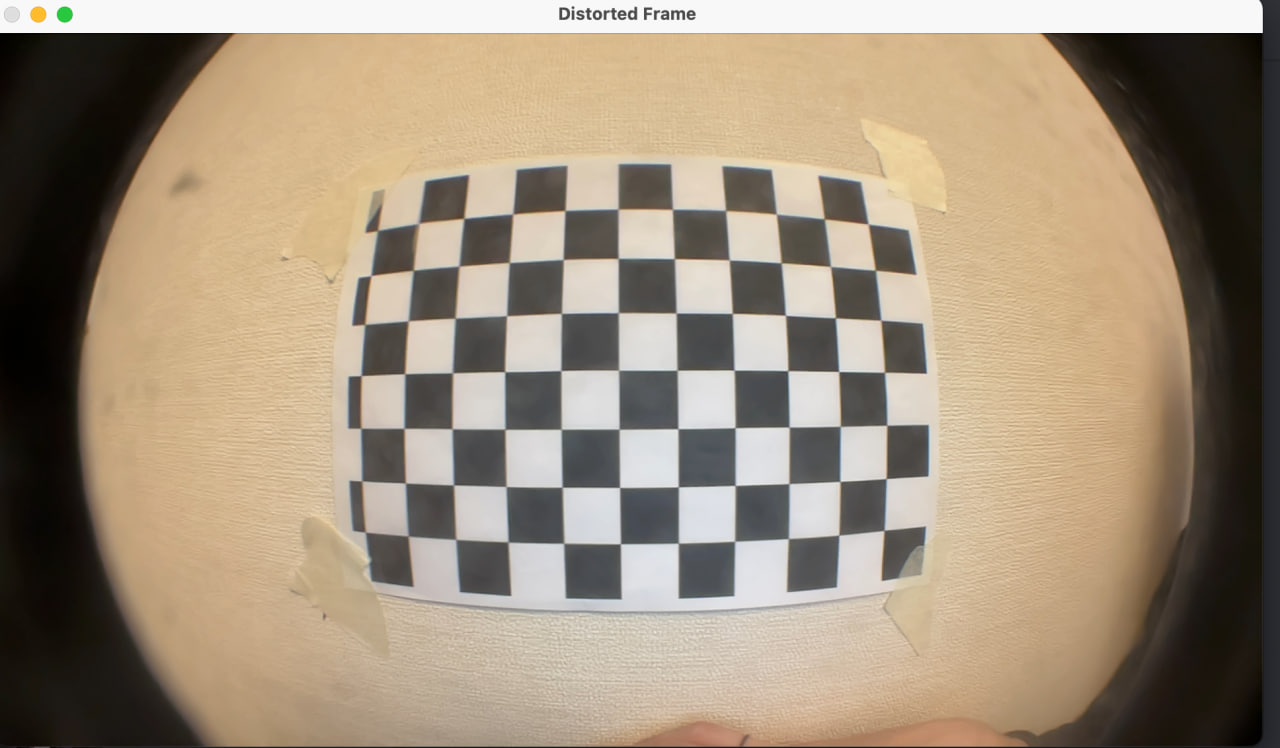
#> input picture Pictures/chess_table_1.jpg, 1280 x 748 px, found by its file name
$ python test1.py
#> lines starting #> are read from the running program, lines starting #| are printed output that depends on the picture
import cv2
import numpy as np

# Загрузка изображения
img = cv2.imread('/Pictures/chess_table_1.jpg')
#> img is the input picture: shape (748, 1280, 3); mean B, G, R 122.4, 142.7, 158.3

# Определение размеров изображения
height, width = img.shape[:2]
#> height = 748; width = 1280


focal_length = 1000
# Расчет координат центра
center_x = width / 2
#> center_x = 640
center_y = height / 2
#> center_y = 374

# Параметры камеры, полученные в результате калибровки
camera_matrix = np.array([[focal_length, 0, center_x],
                          [0, focal_length, center_y],
                          [0, 0, 1]])


k1, k2 = -0.5, -0.13
p1 = p2 = 0
k3 = 0
dist_coeffs = np.array([k1, k2, p1, p2, k3])  # коэффициенты дисторсии

# Коррекция дисторсии
undistorted_img = cv2.undistort(img, camera_matrix, dist_coeffs)
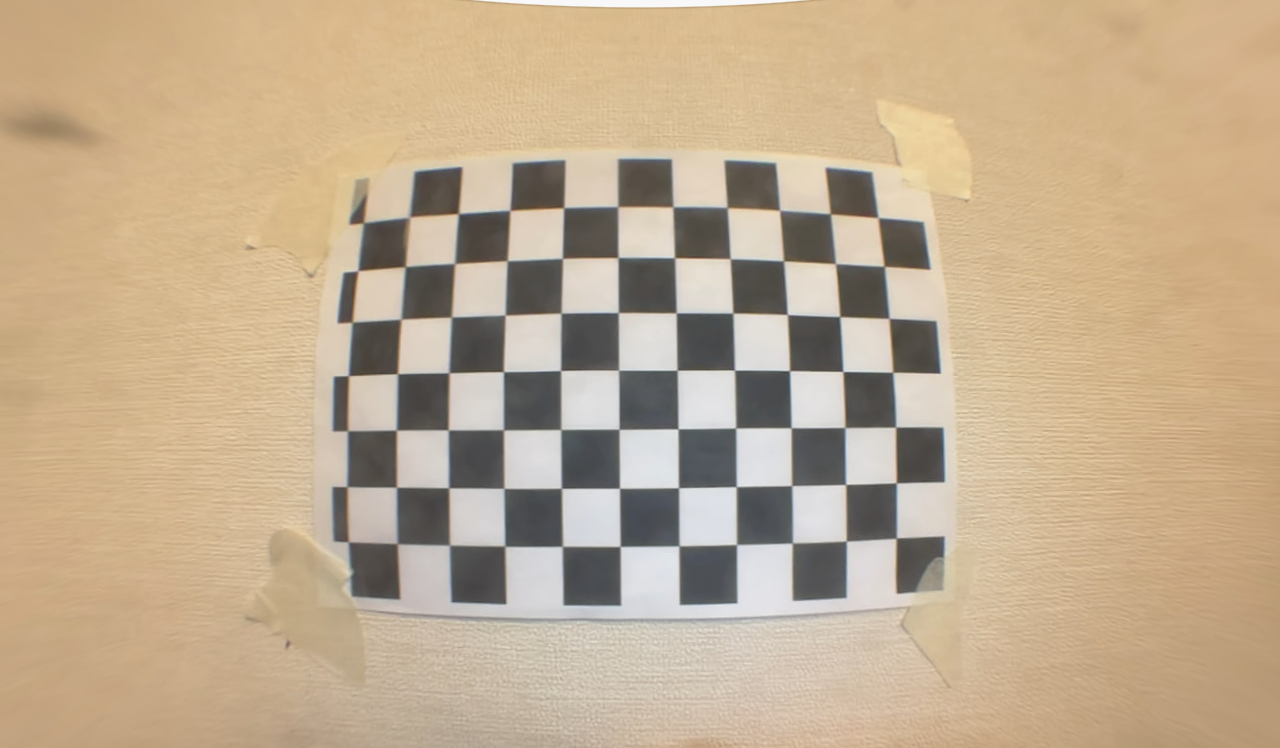
#> undistorted_img: shape (748, 1280, 3); mean B, G, R 144.2, 172, 192.9

# Отображение результата
cv2.imshow('Undistorted Image', undistorted_img)
cv2.waitKey(0)
cv2.destroyAllWindows()

$ run again, with Pictures/chess_table_2.jpg copied over Pictures/chess_table_1.jpg
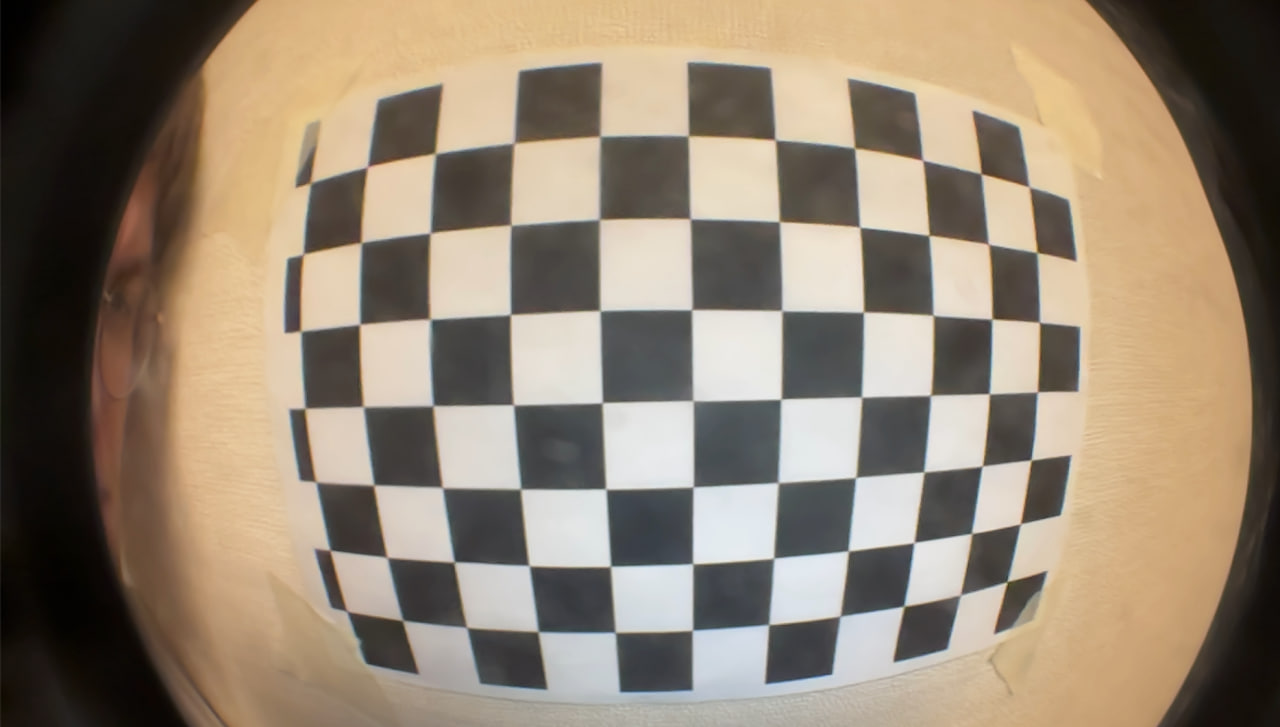
#> input picture Pictures/chess_table_2.jpg, 1280 x 727 px, found by its file name
#> img is the input picture: shape (727, 1280, 3); mean B, G, R 114.1, 132.4, 147.2
#> `undistorted_img = cv2.undistort(img, camera_matrix, dist_coeffs)`:
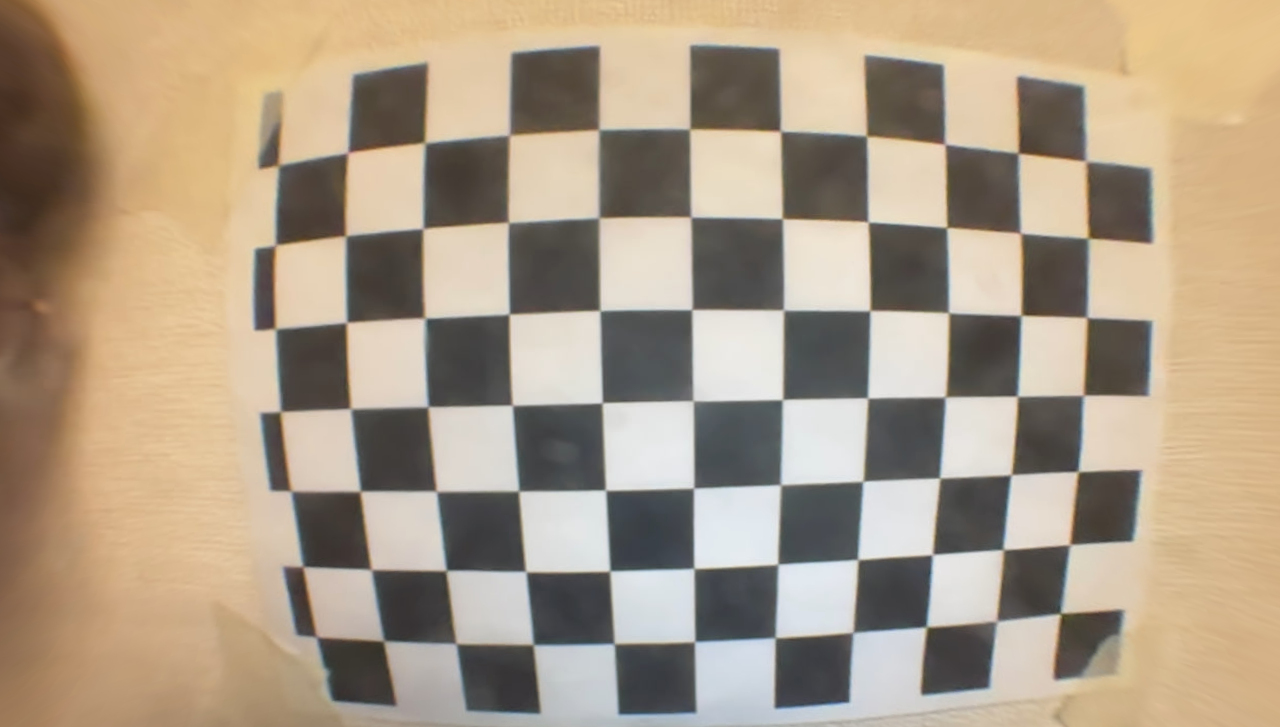
#> undistorted_img: shape (727, 1280, 3); mean B, G, R 134.5, 155.3, 171.6

$ run again, with Pictures/distorsed_table.jpg copied over Pictures/chess_table_1.jpg
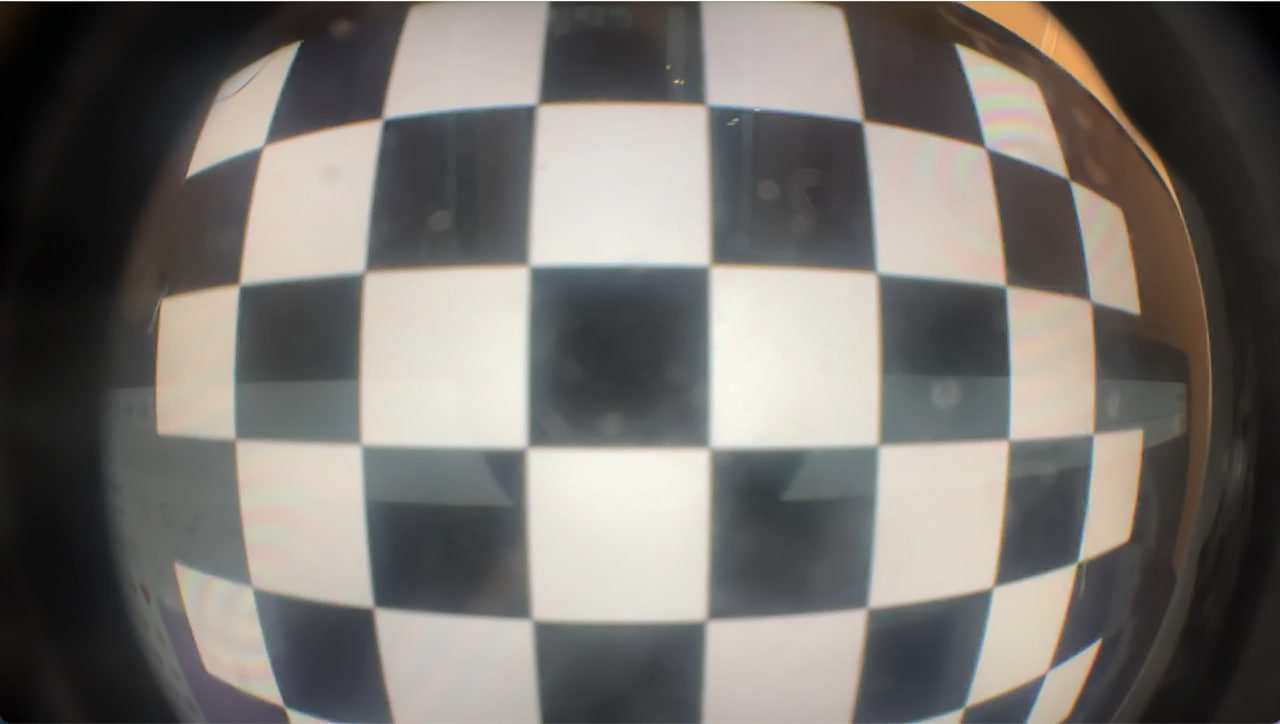
#> input picture Pictures/distorsed_table.jpg, 1280 x 724 px, found by its file name
#> img is the input picture: shape (724, 1280, 3); mean B, G, R 110.5, 114.8, 118.6
#> `undistorted_img = cv2.undistort(img, camera_matrix, dist_coeffs)`:
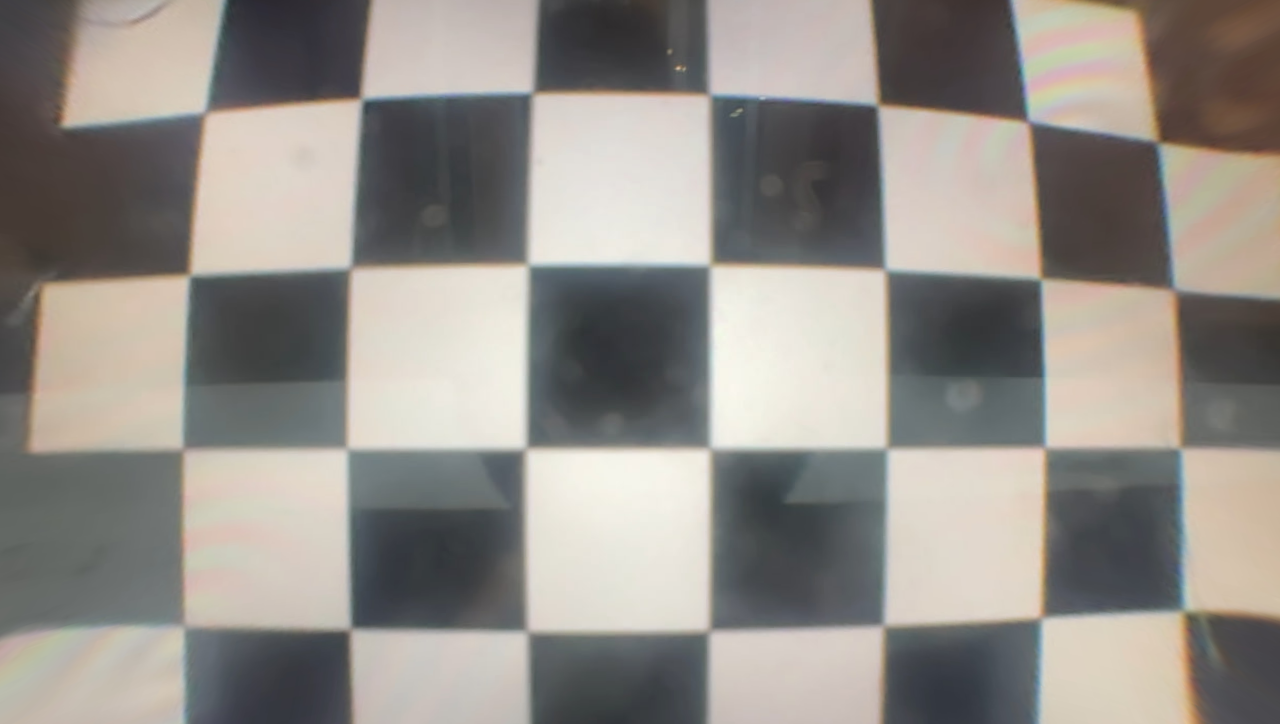
#> undistorted_img: shape (724, 1280, 3); mean B, G, R 136.8, 142.4, 147

$ run again, with Pictures/line_pattern_01.jpg copied over Pictures/chess_table_1.jpg
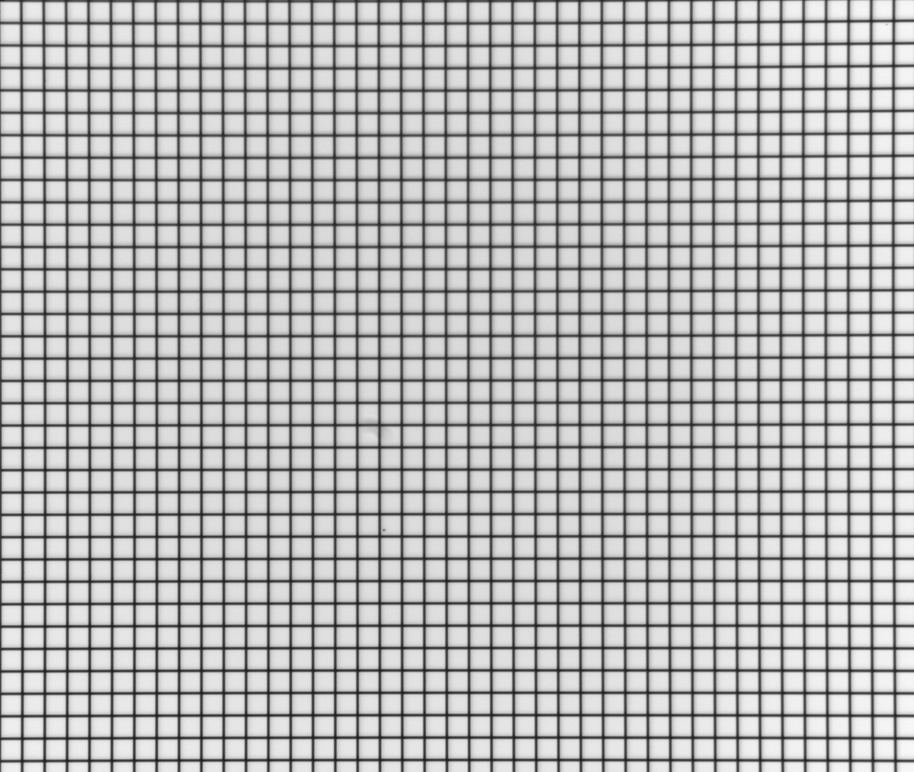
#> input picture Pictures/line_pattern_01.jpg, 914 x 772 px, shrunk from 2560 x 2160 before the run, found by its file name
#> img is the input picture: shape (772, 914, 3); min 27, max 251, mean 179.9
#> `undistorted_img = cv2.undistort(img, camera_matrix, dist_coeffs)`:
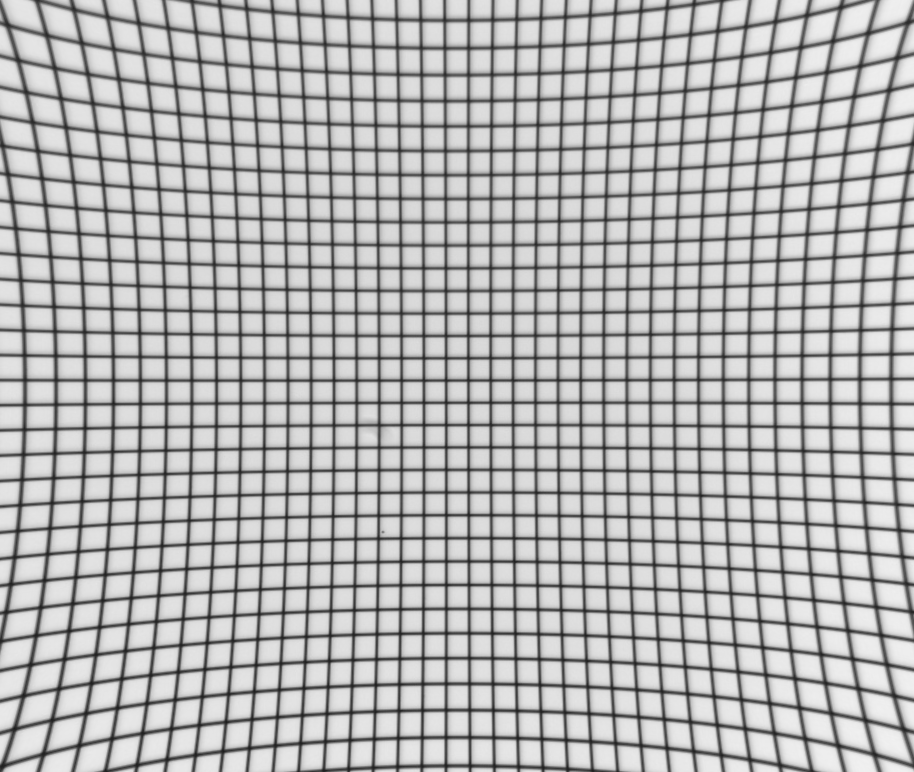
#> undistorted_img: shape (772, 914, 3); min 28, max 241, mean 178.5
